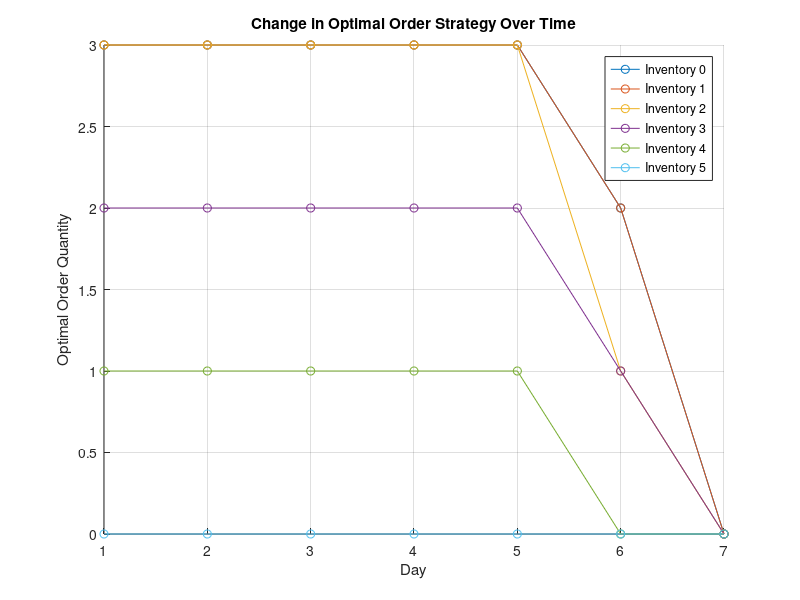
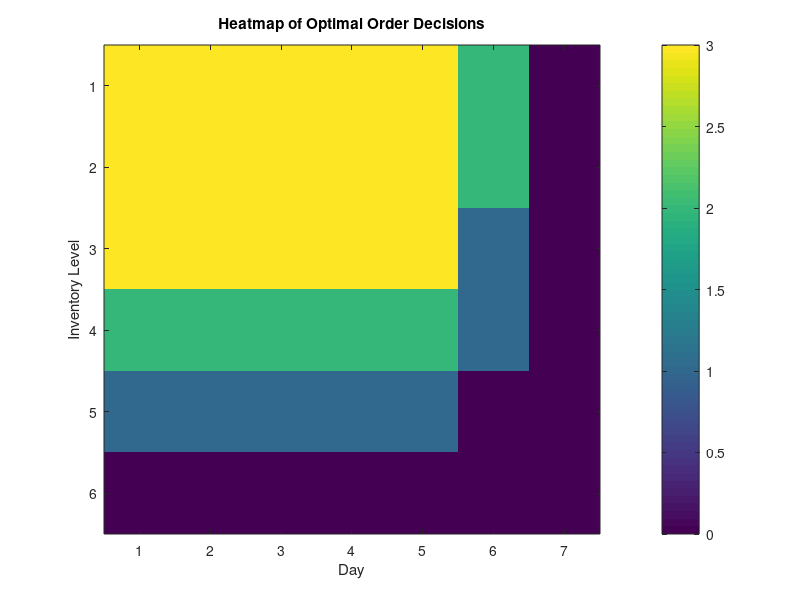

Recreate these plots in MATLAB, in order. (Note: this script raises an error after producing the figures.)
%% Project 1: Optimal Control for Fish Tank Stocking Problem
% This script solves Pete's Pet Supply's inventory management problem
% The goal is to maximize expected weekly profit while balancing stock constraints
% State: x ∈ {0,1,2,3,4,5} (number of fish tanks at the start of the day)
% Control: u (number of tanks to order, ensuring x + u ≤ 5)
% Demand d follows a probability distribution {0,1,2,3,4} (Week 1 probabilities)
% Sales: min(x, d), Revenue = 500 * min(x, d)
% Costs:
%   - Ordering cost: 200 * u
%   - Opportunity cost: 5*x + 3*x^2
%   - Terminal cleaning cost: 25*x + 3*x^2
% Transition: Next day's inventory = (x - sales) + u


clear; clc;


%% Parameters
maxInv = 5;        % Maximum inventory (fish tanks)
T = 7;             % Time horizon (days)
salesPrice = 500;  % Selling price per fish tank
orderCost = 200;   % Ordering cost per fish tank


% Demand probabilities (Week 1)
d_vals = 0:4;
p_d = [0.1353, 0.2707, 0.2707, 0.1804, 0.1429];


% State space X (inventory levels), Action space A (number of tanks to order)
X = 0:maxInv; 
Nx = length(X);   % Number of states


% Terminal value function: V(T+1, x) = -gamma(x) (cleaning cost)
V = zeros(Nx, T+1);
policy = zeros(Nx, T); % Optimal policy matrix


for x = 0:maxInv
   V(x+1, T+1) = - (25*x + 3*x^2);
end


%% Dynamic Programming Recursion (Backward Induction)
for k = T:-1:1
   for j = 1:Nx  % Iterate over all inventory states
       x = X(j);  % Current inventory level
       A = max(0, X-x);  % Allowed actions (number of tanks to order)


       g = zeros(size(A));  % Expected rewards


       for i = 1:length(A)
           a = A(i);  % Order quantity
           expected_profit = -orderCost * a - (5*x + 3*x^2);  % Ordering + opportunity cost


           for h = 1:length(d_vals)
               d = d_vals(h);
               prob = p_d(h);
               sales = min(x, d);
               revenue = salesPrice * sales;
               next_state = (x - sales) + a;
               expected_profit = expected_profit + prob * (revenue + V(next_state+1, k+1));
           end
           g(i) = expected_profit;
       end


       [maxValue, maxIndex] = max(g);
       V(j, k) = maxValue;
       policy(j, k) = A(maxIndex);
   end
end


%% Display Results
fprintf('Optimal Value Function (Expected Profit at Each Day & Inventory Level):\n');
disp(V);
fprintf('Optimal Ordering Policy (Suggested Orders for Each Inventory State Per Day):\n');
disp(policy);






%% Visualization 2: Line Plot for Policy Changes Over Time
figure;
hold on;
for i = 1:Nx
   plot(1:T, policy(i, :), '-o', 'DisplayName', sprintf('Inventory %d', X(i)));
end
xlabel('Day');
ylabel('Optimal Order Quantity');
title('Change in Optimal Order Strategy Over Time');
legend;
grid on;


%% Visualization 3: Heatmap for Optimal Ordering Decisions
figure;
imagesc(policy);
colorbar;
xlabel('Day');
ylabel('Inventory Level');
title('Heatmap of Optimal Order Decisions');
xticks(1:T);
yticks(1:Nx);
yticklabels(string(X));
colormap hot;




maxInv = 5;       
T = 7;            
salesPrice = 500; 
orderCost = 200;  
d_vals = 0:4;
p_d = [0.2231, 0.3347, 0.2510, 0.1255, 0.0657];
X = 0:maxInv; 
Nx = length(X);
V = zeros(Nx, T+1);
policy = zeros(Nx, T);


for x = 0:maxInv
   V(x+1, T+1) = - (25*x + 3*x^2);
end
for k = T:-1:1
   for j = 1:Nx 
       x = X(j); 
       A = max(0, X-x); 


       g = zeros(size(A)); 


       for i = 1:length(A)
           a = A(i); 
           expected_profit = -orderCost * a - (5*x + 3*x^2); 


           for h = 1:length(d_vals)
               d = d_vals(h);
               prob = p_d(h);
               sales = min(x, d);
               revenue = salesPrice * sales;
               next_state = (x - sales) + a;
               expected_profit = expected_profit + prob * (revenue + V(next_state+1, k+1));
           end
           g(i) = expected_profit;
       end


       [maxValue, maxIndex] = max(g);
       V(j, k) = maxValue;
       policy(j, k) = A(maxIndex);
   end
end
fprintf('Optimal Value Function (Expected Profit at Each Day & Inventory Level):\n');
disp(V);
fprintf('Optimal Ordering Policy (Suggested Orders for Each Inventory State Per Day):\n');
disp(policy);
figure;
hold on;
for i = 1:Nx
   plot(1:T, policy(i, :), '-o', 'DisplayName', sprintf('Inventory %d', X(i)));
end
xlabel('Day');
ylabel('Optimal Order Quantity');
title('Change in Optimal Order Strategy Over Time');
legend;
grid on;
figure;
imagesc(policy);
colorbar;
xlabel('Day');
ylabel('Inventory Level');
title('Heatmap of Optimal Order Decisions');
xticks(1:T);
yticks(1:Nx);
yticklabels(string(X));
colormap hot;




T = 7;              
maxInv = 5;         
salesPrice = 500;
orderCost = 200;    
S = [0, 1, 2, 3, 4];
p_week1 = [0.1353, 0.2707, 0.2707, 0.1804, 0.1429];
p_week2 = [0.2231, 0.3347, 0.2510, 0.1255, 0.0657];
policy_week1 = [3, 3, 3, 3, 3, 2, 0;
               3, 3, 3, 3, 3, 2, 0;
               3, 3, 3, 3, 3, 1, 0;
               2, 2, 2, 2, 2, 1, 0;
               1, 1, 1, 1, 1, 0, 0;
               0, 0, 0, 0, 0, 0, 0];


policy_week2 = [3, 3, 3, 3, 3, 1, 0;
               3, 3, 3, 3, 2, 1, 0;
               3, 3, 2, 2, 2, 1, 0;
               2, 2, 2, 1, 1, 0, 0;
               1, 1, 1, 1, 0, 0, 0;
               0, 0, 0, 0, 0, 0, 0];
numSim = 100;
reward_W1_policy_under_W2_demand = zeros(numSim,1);
reward_W2_policy_under_W1_demand = zeros(numSim,1);


rng(1); 
for sim = 1:numSim
  
   x = randi([0, maxInv]);
   totalReward = 0;
   for day = 1:T
      
       u = policy_week1(x+1, day);
      
       r = rand;
       if r <= p_week2(1)
           d = S(1);
       elseif r <= (p_week2(1) + p_week2(2))
           d = S(2);
       elseif r <= (p_week2(1) + p_week2(2) + p_week2(3))
           d = S(3);
       elseif r <= (p_week2(1) + p_week2(2) + p_week2(3) + p_week2(4))
           d = S(4);
       else
           d = S(5);
       end
     
       sale = min(x, d);
     
       immediateReward = salesPrice * sale - (orderCost*u + 5*x + 3*x^2);
       totalReward = totalReward + immediateReward;
      
       x = x + u - sale;
   end
  
   totalReward = totalReward - (25*x + 3*x^2);
   reward_W1_policy_under_W2_demand(sim) = totalReward;
end


for sim = 1:numSim
   x = randi([0, maxInv]);
   totalReward = 0;
   for day = 1:T
      
       u = policy_week2(x+1, day);
     
       r = rand;
       if r <= p_week1(1)
           d = S(1);
       elseif r <= (p_week1(1) + p_week1(2))
           d = S(2);
       elseif r <= (p_week1(1) + p_week1(2) + p_week1(3))
           d = S(3);
       elseif r <= (p_week1(1) + p_week1(2) + p_week1(3) + p_week1(4))
           d = S(4);
       else
           d = S(5);
       end
       sale = min(x, d);
       immediateReward = salesPrice * sale - (orderCost*u + 5*x + 3*x^2);
       totalReward = totalReward + immediateReward;
       x = x + u - sale;
   end
   totalReward = totalReward - (25*x + 3*x^2);
   reward_W2_policy_under_W1_demand(sim) = totalReward;
end


avgReward_W1_under_W2 = mean(reward_W1_policy_under_W2_demand);
avgReward_W2_under_W1 = mean(reward_W2_policy_under_W1_demand);
fprintf('Week 1 policy under Week 2 demand: Average total reward = %.2f\n', avgReward_W1_under_W2);
fprintf('Week 2 policy under Week 1 demand: Average total reward = %.2f\n', avgReward_W2_under_W1);
